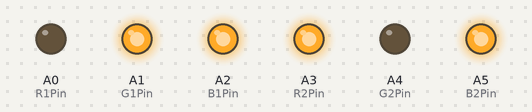
Bench run of a sketch on a simulated Arduino Uno, built with avr-gcc and run on an emulated ATmega328P. On the bench: output pins drawn as LEDs (lit = HIGH).

Above: at 0.5 s.
At 1.5 s:
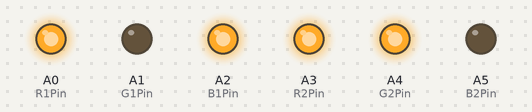
At 5.5 s:
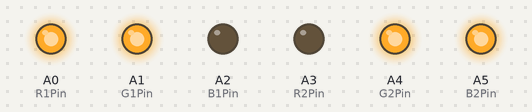
Timing chart, 0 to 6.9 s (numbered marks = the images above):
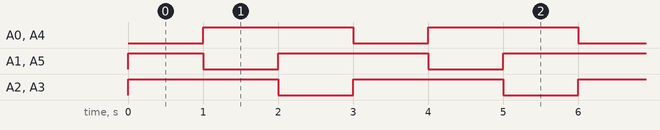

Measured:
- by itself, A0 (R1Pin), A2 (B1Pin), A3 (R2Pin), A4 (G2Pin): alternates HIGH for 2.0 s and LOW for 1.0 s
- by itself, A1 (G1Pin), A5 (B2Pin): repeats every 3.0 s: LOW 1.0 s, HIGH 2.0 s
- by itself, everything shown: repeats every 3.0 s, in 3 steps

The sketch:

ledlIGHT.ino
```cpp
const int R1Pin = A0;     // define R pin for RGB LED module 1
const int G1Pin = A1;     // define G pin for RGB LED module 1
const int B1Pin = A2;     // define B pin for RGB LED module 1
const int R2Pin = A3;     // define R pin for RGB LED module 1
const int G2Pin = A4;     // define G pin for RGB LED module 1
const int B2Pin = A5;     // define B pin for RGB LED module 1

void setup() {
  // put your setup code here, to run once:
  pinMode(R1Pin, OUTPUT);   // set R1Pin to output mode
  pinMode(G1Pin, OUTPUT);   // set G1Pin to output mode
  pinMode(B1Pin, OUTPUT);   // set B1Pin to output mode
  pinMode(R2Pin, OUTPUT);   // set R1Pin to output mode
  pinMode(G2Pin, OUTPUT);   // set G1Pin to output mode
  pinMode(B2Pin, OUTPUT);   // set B1Pin to output mode
}

void loop() {
  // put your main code here, to run repeatedly:
       digitalWrite(R1Pin, LOW);
       digitalWrite(G1Pin, HIGH);
       digitalWrite(B1Pin, HIGH);//red led
        digitalWrite(R2Pin, HIGH);
       digitalWrite(G2Pin, LOW);
       digitalWrite(B2Pin, HIGH);//red led
        delay(1000);
         digitalWrite(R1Pin, HIGH);
       digitalWrite(G1Pin, LOW);
       digitalWrite(B1Pin, HIGH);//red led
       digitalWrite(R2Pin, HIGH);
       digitalWrite(G2Pin, HIGH);
       digitalWrite(B2Pin, LOW);//red led
        delay(1000);
         digitalWrite(R1Pin, HIGH);
       digitalWrite(G1Pin, HIGH);
       digitalWrite(B1Pin, LOW);//red led
       digitalWrite(R2Pin, LOW);
       digitalWrite(G2Pin, HIGH);
       digitalWrite(B2Pin, HIGH);//red led
       delay(1000);
}
```
